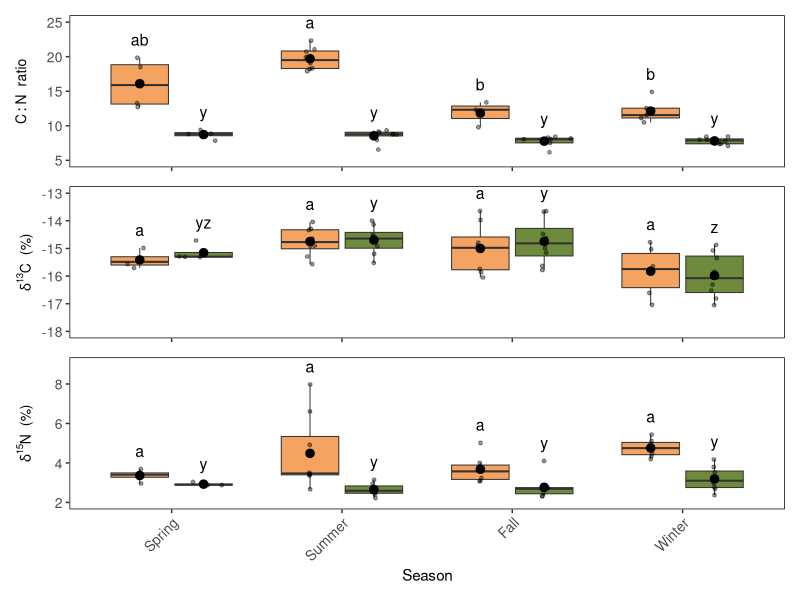
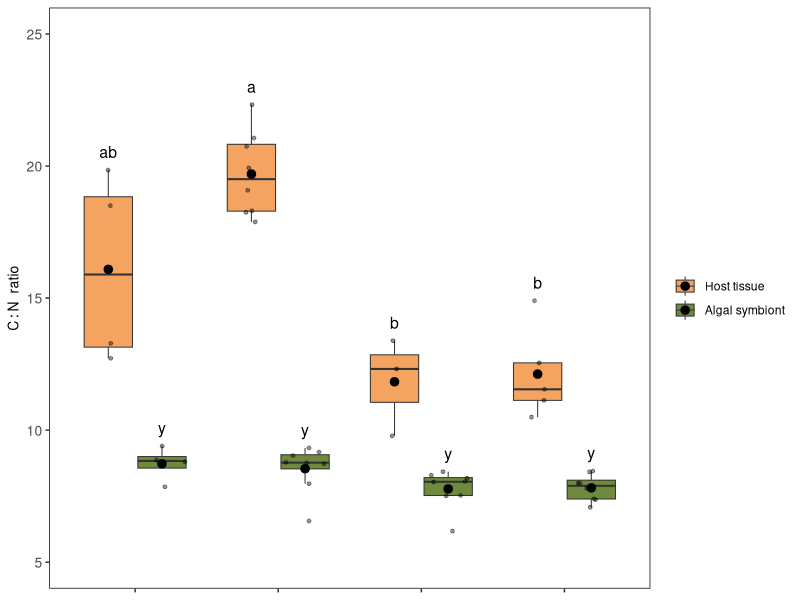
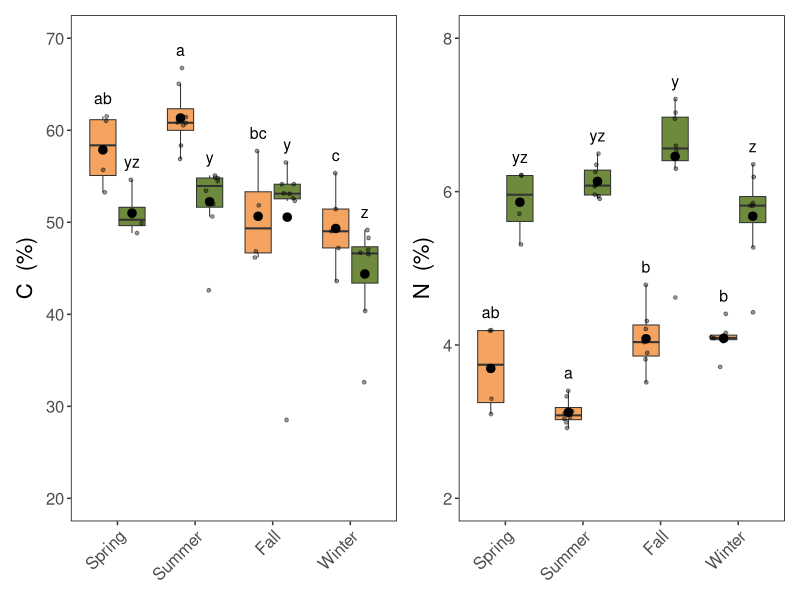

These figures' R source, in order:
library(readxl)
library(tidyverse)
library(patchwork)

# set working directory to the directory the script is saved in
setwd(dirname(rstudioapi::getActiveDocumentContext()$path))

# Read the data from the Excel file 

element_iso <- read_xlsx("Biological Data file Tilstra et al.xlsx", sheet = "elemental_and_isotopic_data", na = "NA")

# Change column names and reorder Compartment factor levels

colnames(element_iso)[1:8] <- c("Season","Coral ID","Compartment","d15N", "N", "d13C", "C", "C_N")

element_iso$Compartment <- factor(
  element_iso$Compartment,
  levels = c("Host tissue", "Algal symbiont")
)

# C:N ratio plot (Fig. 3A)

c_n<-ggplot(element_iso, aes(x = Season, y = C_N, fill = Compartment)) +
  geom_boxplot(outlier.shape = NA, lwd = 0.35) +
  ggforce::geom_sina(
    size = 1,
    alpha = 0.4,
    maxwidth = 0.75
  ) +
  scale_x_discrete(limits = c("Spring", "Summer", "Fall", "Winter")) +
  scale_y_continuous(limits = c(5, 25), breaks = seq(5, 25, 5)) +
  theme(
    legend.position = "none",
    panel.grid.major = element_blank(),
    panel.grid.minor = element_blank(),
    panel.background = element_blank(),
    panel.border = element_rect(colour = "black", fill = NA),
    axis.text.x = element_blank(),
    axis.title.x = element_blank(),
    axis.title.y = element_text(size = 10),
    axis.text.y = element_text(size = 10)
  ) +
  labs(y = expression(C:N ~ " ratio")) +
  scale_fill_manual(values = c("sandybrown", "darkolivegreen4")) +
  stat_summary(
    fun = mean,
    geom = "point",
    shape = 20,
    size = 4,
    color = "black",
    position = position_dodge(0.75)
  ) +
  stat_summary(
    geom = 'text',
    size = 4,
    label = c("b", "y", "ab", "y", "a", "y", "b", "y"), # labels need to be set in the alphabetic order of the Seasons (1. Fall: Host, Symbio; 2. Spring: Host, Symbio;...)
    fun = max,
    vjust = -1,
    position = position_dodge(0.75)
  )

# Delta 13C plot (Fig. 3D)

delta13C<-ggplot(element_iso, aes(x = Season, y = d13C, fill = Compartment)) +
  geom_boxplot(outlier.shape = NA, lwd = 0.35) +
  ggforce::geom_sina(
    size = 1,
    alpha = 0.4,
    maxwidth = 0.75
  ) +
  scale_x_discrete(limits = c("Spring", "Summer", "Fall", "Winter")) +
  scale_y_continuous(limits = c(-18, -13), breaks = seq(-18, -13, 1)) +
  theme(
    legend.position = "none",
    panel.grid.major = element_blank(),
    panel.grid.minor = element_blank(),
    panel.background = element_blank(),
    panel.border = element_rect(colour = "black", fill = NA),
    axis.text.x = element_blank(),
    axis.title.x = element_blank(),
    axis.title.y = element_text(size = 10),
    axis.text.y = element_text(size = 10)
  ) +
  labs(y = expression(delta^13*C ~ " (%)")) +
  scale_fill_manual(values = c("sandybrown", "darkolivegreen4")) +
  stat_summary(
    fun = mean,
    geom = "point",
    shape = 20,
    size = 4,
    color = "black",
    position = position_dodge(0.75)
  ) +
  stat_summary(
    geom = 'text',
    size = 4,
    label = c("a", "y", "a", "yz", "a", "y", "a", "z"), # labels need to be set in the alphabetic order of the Seasons (1. Fall: Host, Symbio; 2. Spring: Host, Symbio;...)
    fun = max,
    vjust = -1,
    position = position_dodge(0.75)
  )

# Delta 15N plot (Fig. 3E)

delta15n<-ggplot(element_iso, aes(x = Season, y = d15N, fill = Compartment)) +
  geom_boxplot(outlier.shape = NA, lwd = 0.35) +
  ggforce::geom_sina(
    size = 1,
    alpha = 0.4,
    maxwidth = 0.75
  ) +
  scale_x_discrete(limits = c("Spring", "Summer", "Fall", "Winter")) +
  scale_y_continuous(limits = c(2, 9), breaks = seq(2, 9, 2)) +
  theme(
    legend.position = "none",
    panel.grid.major = element_blank(),
    panel.grid.minor = element_blank(),
    panel.background = element_blank(),
    panel.border = element_rect(colour = "black", fill = NA),
    axis.text.x = element_text(size = 10, angle = 45, hjust = 1),
    axis.title.y = element_text(size = 10),
    axis.text.y = element_text(size = 10)
  ) +
  labs(y = expression(delta^15*N ~ " (%)")) +
  scale_fill_manual(values = c("sandybrown", "darkolivegreen4")) +
  stat_summary(
    fun = mean,
    geom = "point",
    shape = 20,
    size = 4,
    color = "black",
    position = position_dodge(0.75)
  ) +
  stat_summary(
    geom = 'text',
    size = 4,
    label = c("a", "y", "a", "y", "a", "y", "a", "y"), # labels need to be set in the alphabetic order of the Seasons (1. Fall: Host, Symbio; 2. Spring: Host, Symbio;...)
    fun = max,
    vjust = -1,
    position = position_dodge(0.75)
  )

# Combine the three plots

isotope_stacked <- c_n / delta13C / delta15n +
  plot_layout(ncol = 1, heights = c(1, 1, 1))

# Save figure

ggsave(
  "Figure_3A_D_E.pdf",
  isotope_stacked,
  width = 4,
  height = 8,
  dpi = 300
)

# These three plots were later combined with the regression plots (Fig. 3B) and the CAP plots (Fig. 3C) in image processing software. Subplot letters were added there too.

# make a separate plot just for the legend to extract it later on 

legend<-ggplot(element_iso, aes(x = Season, y = C_N, fill = Compartment)) +
  geom_boxplot(outlier.shape = NA, lwd = 0.35) +
  ggforce::geom_sina(
    size = 1,
    alpha = 0.4,
    maxwidth = 0.75
  ) +
  scale_x_discrete(limits = c("Spring", "Summer", "Fall", "Winter")) +
  scale_y_continuous(limits = c(5, 25), breaks = seq(5, 25, 5)) +
  theme(
    legend.title = element_blank(),
    legend.key=element_blank(),
    panel.grid.major = element_blank(),
    panel.grid.minor = element_blank(),
    panel.background = element_blank(),
    panel.border = element_rect(colour = "black", fill = NA),
    axis.text.x = element_blank(),
    axis.title.x = element_blank(),
    axis.title.y = element_text(size = 10),
    axis.text.y = element_text(size = 10)
  ) +
  labs(y = expression(C:N ~ " ratio")) +
  scale_fill_manual(values = c("sandybrown", "darkolivegreen4")) +
  stat_summary(
    fun = mean,
    geom = "point",
    shape = 20,
    size = 4,
    color = "black",
    position = position_dodge(0.75)
  ) +
  stat_summary(
    geom = 'text',
    size = 4,
    label = c("b", "y", "ab", "y", "a", "y", "b", "y"), # labels need to be set in the alphabetic order of the Seasons (1. Fall: Host, Symbio; 2. Spring: Host, Symbio;...)
    fun = max,
    vjust = -1,
    position = position_dodge(0.75)
  )

ggsave(
  "Figure_3A_D_E_vertical_legend.pdf",
  legend,
  width = 4,
  height = 4,
  dpi = 300
)

# This legend was then manually extracted in image processing software outside of R and added to Figure 3A of the previously created stacked Figure 3A,D,E

# Supplementary Figure S6

# C plot (Fig. S6A)

c_plot<-ggplot(element_iso, aes(x = Season, y = C, fill = Compartment)) +
  geom_boxplot(outlier.shape = NA, lwd = 0.35) +
  ggforce::geom_sina(
    size = 1,
    alpha = 0.4,
    maxwidth = 0.75
  ) +
  scale_x_discrete(limits = c("Spring", "Summer", "Fall", "Winter")) +
  scale_y_continuous(limits=c(20,70),breaks=seq(20,70,10)) +
  theme(
    legend.position = "none",
    panel.grid.major = element_blank(),
    panel.grid.minor = element_blank(),
    panel.background = element_blank(),
    panel.border = element_rect(colour = "black", fill = NA),
    axis.text.x = element_text(size = 12, angle = 45, hjust = 1),
    axis.title.y = element_text(size = 16),
    axis.text.y = element_text(size = 12),
    axis.title.x = element_blank()
  ) +
  labs(y = expression(C ~ " (%)")) +
  scale_fill_manual(values = c("sandybrown", "darkolivegreen4")) +
  stat_summary(
    fun = mean,
    geom = "point",
    shape = 20,
    size = 4,
    color = "black",
    position = position_dodge(0.75)
  ) +
  stat_summary(
    geom = 'text',
    size = 4,
    label = c("bc", "y", "ab", "yz", "a", "y", "c", "z"), # labels need to be set in the alphabetic order of the Seasons (1. Fall: Host, Symbio; 2. Spring: Host, Symbio;...)
    fun = max,
    vjust = -1,
    position = position_dodge(0.75)
  )

# N plot (Fig. S6B)

n_plot<-ggplot(element_iso, aes(x = Season, y = N, fill = Compartment)) +
  geom_boxplot(outlier.shape = NA, lwd = 0.35) +
  ggforce::geom_sina(
    size = 1,
    alpha = 0.4,
    maxwidth = 0.75
  ) +
  scale_x_discrete(limits = c("Spring", "Summer", "Fall", "Winter")) +
  scale_y_continuous(limits=c(2,8),breaks=seq(2,8,2)) +
  theme(
    legend.position = "none",
    panel.grid.major = element_blank(),
    panel.grid.minor = element_blank(),
    panel.background = element_blank(),
    panel.border = element_rect(colour = "black", fill = NA),
    axis.text.x = element_text(size = 12, angle = 45, hjust = 1),
    axis.title.y = element_text(size = 16),
    axis.text.y = element_text(size = 12),
    axis.title.x = element_blank()
  ) +
  labs(y = expression(N ~ " (%)")) +
  scale_fill_manual(values = c("sandybrown", "darkolivegreen4")) +
  stat_summary(
    fun = mean,
    geom = "point",
    shape = 20,
    size = 4,
    color = "black",
    position = position_dodge(0.75)
  ) +
  stat_summary(
    geom = 'text',
    size = 4,
    label = c("b","y","ab","yz","a","yz","b","z"), # labels need to be set in the alphabetic order of the Seasons (1. Fall: Host, Symbio; 2. Spring: Host, Symbio;...)
    fun = max,
    vjust = -1,
    position = position_dodge(0.75)
  )

# Combine the two plots

elements_stacked <- c_plot / n_plot +
  plot_layout(ncol = 2, widths = c(1, 1))

# Save figure

ggsave(
  "Figure_S6.pdf",
  elements_stacked,
  width =10,
  height = 4,
  dpi = 300
)

# In image processing software outside of R, subplot letters and the previously created legend were added.
